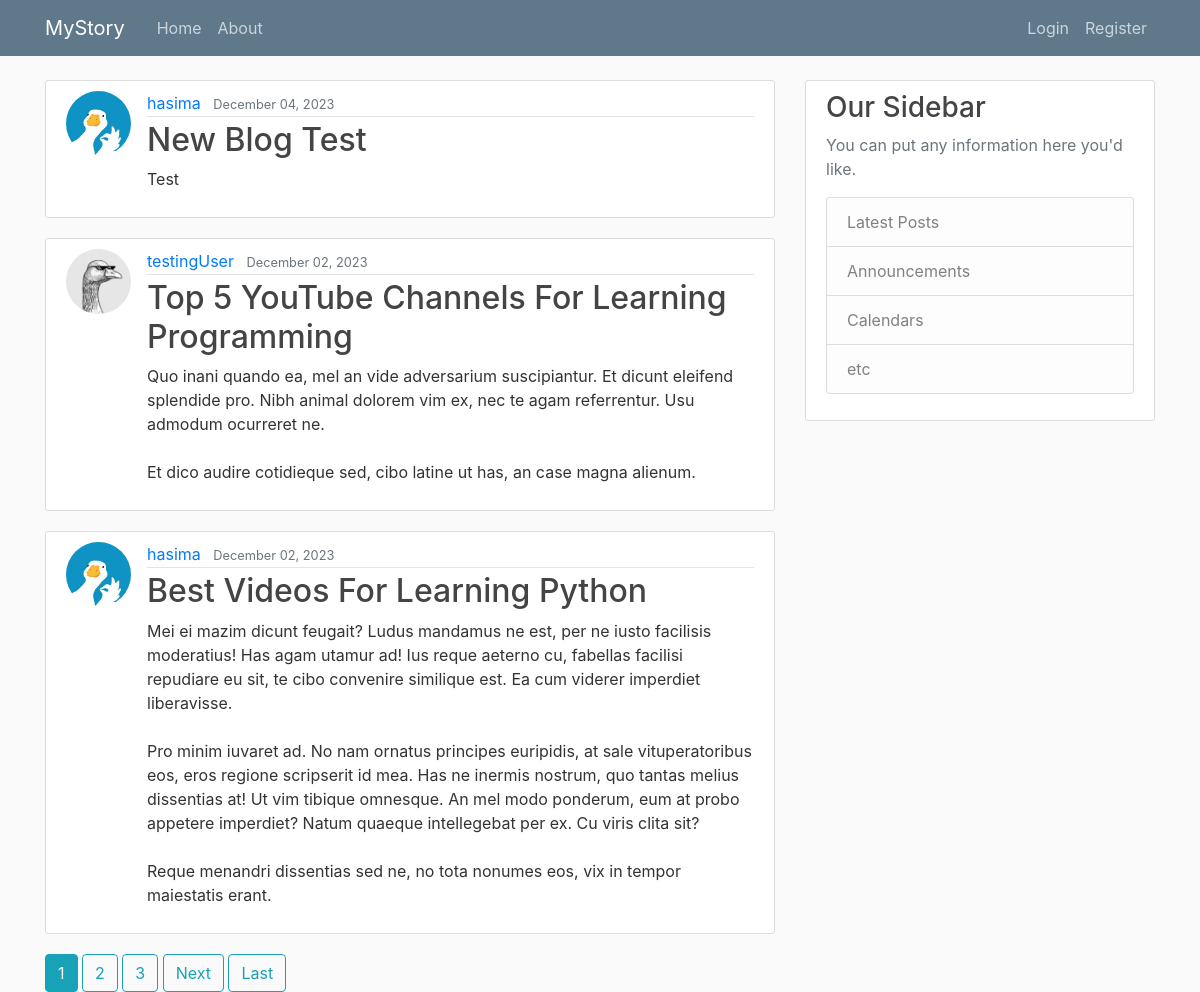
The page / on the database its author committed.
### blog/models.py (models this page shows, shortened)
class Post(models.Model):
    title = models.CharField(max_length=100)
    content = models.TextField()
    date_posted = models.DateTimeField(default=timezone.now)
    author = models.ForeignKey(User, on_delete=models.CASCADE)

### users/models.py (models this page shows, shortened)
class Profile(models.Model):
    user = models.OneToOneField(User, on_delete=models.CASCADE)
    image = models.ImageField(default='default.jpeg', upload_to='profile_pics')

### blog/views.py (the view)
# urls.py: path('', PostListView.as_view(), name='blog-home'),
class PostListView(ListView):
    model = Post
    template_name = 'blog/home.html' # <app>/<model>_<viewtype>.html
    context_object_name = 'posts'
    ordering = ['-date_posted']
    paginate_by = 3

### blog/templates/blog/home.html (shortened to what this page needs)
{% extends "blog/base.html" %}
{% block content %}
    {% for post in posts %}
        <article class="media content-section">
          <img class="rounded-circle article-img" src="{{ post.author.profile.image.url }}">
          <div class="media-body">
            <div class="article-metadata">
              <a class="mr-2" href="{% url 'user-posts' post.author.username %}">{{ post.author }}</a>
              <small class="text-muted">{{ post.date_posted|date:"F d, Y" }}</small>
            </div>
            <h2><a class="article-title" href="{% url 'post-detail' post.id %}">{{ post.title }}</a></h2>
            <p class="article-content">{{ post.content }}</p>
          </div>
        </article>
    {% endfor %}
    {% if is_paginated %}
        {% for num in page_obj.paginator.page_range %}
          {% if page_obj.number == num %}
            <a class="btn btn-info" href="?page={{ num }}">{{ num }}</a>
          {% elif num > page_obj.number|add:'-3' and num < page_obj.number|add:'3' %}
            <a class="btn btn-outline-info" href="?page={{ num }}">{{ num }}</a>
          {% endif %}
        {% endfor %}
        {% if page_obj.has_next %}
          <a class="btn btn-outline-info" href="?page={{ page_obj.next_page_number }}">Next</a>
          <a class="btn btn-outline-info" href="?page={{ page_obj.paginator.num_pages}}">Last</a>
      {% endif %}
    {% endif %}
{% endblock content %}

### blog/templates/blog/base.html (shortened to what this page needs)
{% load static %}
<!DOCTYPE html>
<html lang="en">
<head>
    <link rel="stylesheet" href="https://cdn.jsdelivr.net/npm/bootstrap@4.3.1/dist/css/bootstrap.min.css">
    <link rel="stylesheet" type="text/css" href="{% static 'blog/main.css' %}">
</head>
<body>
    <header class="site-header">
      <nav class="navbar navbar-expand-md navbar-dark bg-steel fixed-top">
        <div class="container">
          <a class="navbar-brand mr-4" href="/">MyStory</a>
          <div class="collapse navbar-collapse" id="navbarToggle">
            <div class="navbar-nav mr-auto">
              <a class="nav-item nav-link" href="{% url 'blog-home' %}">Home</a>
              <a class="nav-item nav-link" href="{% url 'blog-about' %}">About</a>
            </div>
            <div class="navbar-nav">
              {% if user.is_authenticated %}
              <a class="nav-item nav-link" href="{% url 'post-create' %}">Create Post</a>
              <a class="nav-item nav-link" href="{% url 'profile' %}">Profile</a>
                <a class="nav-item nav-link" href="{% url 'logout' %}">Logout</a>
              {% else %}
                <a class="nav-item nav-link" href="{% url 'login' %}">Login</a>
                <a class="nav-item nav-link" href="{% url 'register' %}">Register</a>
              {% endif %}
            </div>
          </div>
        </div>
      </nav>
    </header>
    <main role="main" class="container">
      <div class="row">
        <div class="col-md-8">
            {% block content %}
            {% endblock content %}
        </div>
        <div class="col-md-4">
          <div class="content-section">
            <h3>Our Sidebar</h3>
            <p class='text-muted'>You can put any information here you'd like.
              <ul class="list-group">
                <li class="list-group-item list-group-item-light">Latest Posts</li>
                <li class="list-group-item list-group-item-light">Announcements</li>
                <li class="list-group-item list-group-item-light">Calendars</li>
                <li class="list-group-item list-group-item-light">etc</li>
              </ul>
            </p>
          </div>
        </div>
      </div>
    </main>
</body>
</html>

### blog/static/blog/main.css (style rules this page uses)
body { background: #fafafa; color: #333333; margin-top: 5rem; }
h1, h2, h3, h4, h5, h6 { color: #444444; }
ul { margin: 0; }
.bg-steel { background-color: #5f788a; }
.site-header .navbar-nav .nav-link { color: #cbd5db; }
.content-section { background: #ffffff; padding: 10px 20px; border: 1px solid #dddddd; border-radius: 3px; margin-bottom: 20px; }
.article-title { color: #444444; }
.article-content { white-space: pre-line; }
.article-img { height: 65px; width: 65px; margin-right: 16px; }
.article-metadata { padding-bottom: 1px; margin-bottom: 4px; border-bottom: 1px solid #e3e3e3 }

### rows shown on the page
Post: author.profile.image (picture), author "hasima", date_posted "December 04, 2023", title "New Blog Test", content "Test"
Post: author.profile.image (placeholder picture), author "testingUser", date_posted "December 02, 2023", title "Top 5 YouTube Channels For Learning Programming", content "Quo inani quando ea, mel an vide adversarium suscipiantur. Et dicunt eleifend splendide pro. Nibh animal dolorem vim ex, nec te agam referrentur. Usu admodum ocurreret ne. Et dico audire cotidieque sed, cibo latine ut has, an case magna alienum."
Post: author.profile.image (picture), author "hasima", date_posted "December 02, 2023", title "Best Videos For Learning Python", content "Mei ei mazim dicunt feugait? Ludus mandamus ne est, per ne iusto facilisis moderatius! Has agam utamur ad! Ius reque aeterno cu, fabellas facilisi repudiare eu sit, te cibo convenire similique est. Ea cum viderer imperdiet liberavisse. Pro minim iuvaret ad. No nam ornatus principes euripidis, at sale vituperatoribus eos, eros regione scripserit id mea. Has ne inermis nostrum, quo tantas melius dissentias at! Ut vim tibique omnesque. An mel modo ponderum, eum at probo appetere imperdiet? Natum quaeque intellegebat per ex. Cu viris clita sit? Reque menandri dissentias sed ne, no tota nonumes eos, vix in tempor maiestatis erant."

### other values the page prints
{{ num }} "1"
{{ num }} "2" "3"
